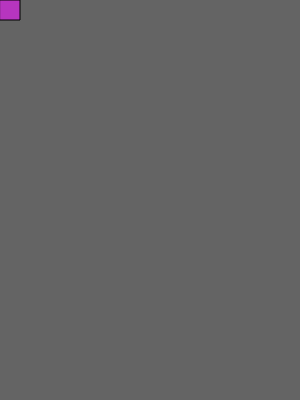
Frame 1 (no input)
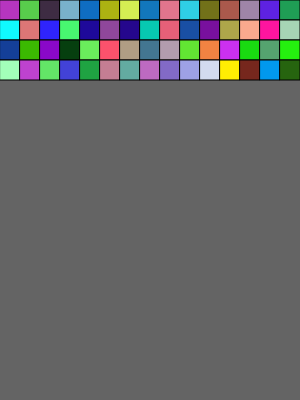
Frame 60 (no input)
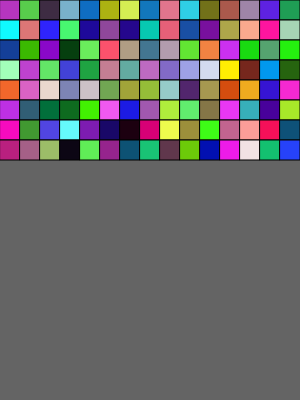
Frame 120 (the mouse pressed at the canvas centre since frame 60)

The p5.js sketch that drew these frames (run headless with seeded random() and noise() and a simulated clock; from frame 60 on, the mouse is pressed at the canvas centre):

// p5.js sketch
// ── sketch.js
let x = 0;
let y = 0;
function setup() {
	createCanvas(300, 400);
    background(100);
}

let size = 20;

function draw() {
//    for(let i = 0; i < width; i = i + size) {
//        rect(i, 0, size, size);
//        for(let j = 0; j < height; j = j + size) {
//            rect(i, j, size, size);
//        }
//    }
    
    fill(random(0, 255), random(0, 255), random(0, 255));
    rect(x, y, size, size);
    if (x < width) {
        x += size;
    } 
    if (x >= width) {
        y += size;
        x = 0;
    }
    if (y >= height) {
        x = 0;
        y = 0;
    }
}
// ── style.css
body {
    margin: 0;
    padding: 0;
    font-family: Arial;
}
h1 {
    color: green;
}
